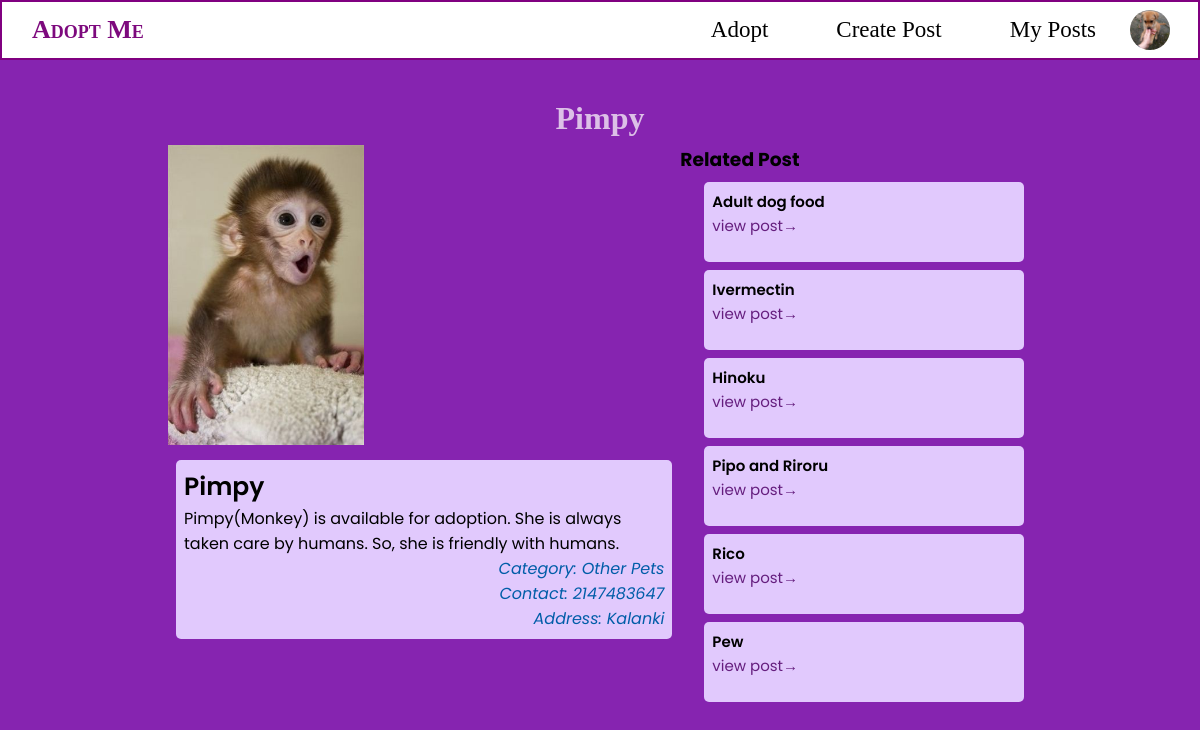
The page /help-detail.php?help_id=49 (signed in) on the database its author committed.
### tables this page shows
CREATE TABLE `pets` (
  `id` int(11) NOT NULL,
  `title` varchar(255) NOT NULL,
  `description` text NOT NULL,
  `location` varchar(255) NOT NULL,
  `contact` int(11) NOT NULL,
  `helper_id` int(10) UNSIGNED NOT NULL,
  `category` int(10) UNSIGNED DEFAULT NULL,
  `created_at` datetime NOT NULL DEFAULT current_timestamp(),
  `active` int(11) NOT NULL DEFAULT 1,
  `image` varchar(255) DEFAULT NULL
);

CREATE TABLE `pets_category` (
  `id` int(11) NOT NULL,
  `name` varchar(256) NOT NULL,
  `description` varchar(1000) DEFAULT NULL
);

### help-detail.php (the view, shortened to what this page needs)
<?php
include "./includes/function.php";
if (isset($_GET['help_id'])) :
    $help_id = $_GET['help_id'];
    $help_res = getPetById($help_id);
    if ($help_res->num_rows != 0) :
        while ($row = $help_res->fetch_object()) {
            $help = $row;
        }
    else :
        $_SESSION['message'] = array('type' => 'danger', 'msg' => 'Pet not found!');
        header('Location: /list.php');
        exit();
    endif;
else :
    $_SESSION['message'] = array('type' => 'danger', 'msg' => 'Pet not found!');
    header('Location: /list.php');
    exit();
endif;
?>
<!DOCTYPE html>
<html lang="en">
<head>
    <link rel="stylesheet" href="./styles/main.css">
    <link rel="stylesheet" href="./styles/nav.css">
    <link rel="stylesheet" href="./styles/list.css">
</head>
<body>
    <?php include("./partials/nav.php") ?>
    <div class="container">
        <div class="title">
            <h1><?= $help->title ?></h1>
        </div>
        <div class="data-section">
            <div class="render-section">
                <div class="">
                    <img src='<?= $help->image ?>' height="300">
                </div>
                <div class="">
                    <div class='help-item'>
                        <div class='help-title'>
                            <h3><?= $help->title ?></h3>
                        </div>
                        <div class='help-description'>
                            <p><?= $help->description ?></p>
                        </div>
                        <div class='help-meta help-meta-category'>
                            Category: <?php echoCategoryName($help->category); ?>
                        </div>
                        <div class='help-meta help-meta-contact'>
                            Contact: <?= $help->contact ?>
                        </div>
                        <div class='help-meta help-meta-location'>
                            Address: <?= $help->location ?>
                        </div>
                    </div>
                </div>
            </div>
            <div class="">
                <h3>Related Post</h3>
                <div class="related-helps">
                    <?php
                    $rel_helps = getRelatedDonations($cat = $help->category, $cur_help_id = $help->id);
                    foreach ($rel_helps as $help) {
                    ?>
                        <div class='help-item'>
                            <div class='help-title'>
                                <h3><?= $help['title'] ?></h3>
                            </div>
                            <div class="view-more"><a href="./help-detail.php?help_id=<?= $help['id'] ?>" class="">view post&rarr;</a></div>
                        </div>
                    <?php
                    }
                    ?>
                </div>
            </div>
        </div>
    </div>
</body>
</html>

### partials/nav.php (shortened to what this page needs)
<nav>
    <div class="nav-site-title">
        <a href="./index.php" class="nav-site-title">
            <div class="nav-title">Adopt Me</div>
        </a>
    </div>
    <div class="nav-links">
        <div class="nav-item">
            <a href="./list.php" class='nav-link'>
                Adopt
            </a>
        </div>
        <?php
        if (isAuthenticated() === true) :
        ?>
            <div class="nav-item">
                <a href="./new-help.php" class='nav-link'>
                    Create Post
                </a>
            </div>
            <div class="nav-item">
                <a href="./my-helps.php" class='nav-link'>
                    My Posts
                </a>
            </div>
            <div class="nav-item"><div class="nav">
        <div class="profile" onclick="menuToggle();">
            <img src="dog.jpg">
        </div>
    </div>
        </div>
        <?php endif ?>
    </div>
</nav>

### includes/function.php (shortened to what this page needs)
<?php
require_once('database.php');
function isAuthenticated()
{
    return isset($_SESSION['user']);
}
function getPetById($pet_id = NULL, $owner = NULL)
{
    global $conn;
    if ($pet_id !== "" && $pet_id !== NULL && $pet_id !== 0) {
        if ($owner == NULL) {
            $sql = $conn->prepare("SELECT * FROM `pets` WHERE `id` = ?");
            $sql->bind_param('i', $pet_id);
        } else {
            $sql = $conn->prepare("SELECT * FROM `pets` WHERE `id` = ? AND `helper_id` = ?");
            $sql->bind_param('ii', $pet_id, $owner);
        }
        $sql->execute();
        $help = $sql->get_result();
        return $help;
    } else {
        return NULL;
    }
}
function echoCategoryName($id = NULL)
{
    global $conn;
    $sql = $conn->prepare("SELECT `name` FROM pets_category WHERE id = ?");
    $sql->bind_param('i', $id);
    $sql->execute();
    $res = $sql->get_result();
    if ($res->num_rows !== 0) {
        while ($cat_name = $res->fetch_assoc()) {
            echo $cat_name['name'];
        }
    } else {
        echo $id;
    }
}
function getRelatedDonations($cat = NULL, $cur_help_id = NULL)
{
    $result = array();
    global $conn;
    $sql = $conn->prepare("SELECT * FROM pets WHERE category = ? AND active = 1 ORDER BY `pets`.`id` DESC LIMIT 10 ");
    $sql->bind_param("i", $cat);
    $sql->execute();
    $rows = $sql->get_result();
    while ($row = $rows->fetch_array()) {
        if ($row['id'] == $cur_help_id) {
            continue;
        }
        array_push($result, $row);
    }
    if ($rows->num_rows < 8) {
        $sql = $conn->prepare("SELECT * FROM pets WHERE active = 1 ORDER BY `pets`.`id` DESC LIMIT 7");
        $sql->execute();
        $new_res = $sql->get_result();
        while ($row = $new_res->fetch_array()) {
            if ($row['id'] == $cur_help_id || in_array($row, $result)) {
                continue;
            }
            array_push($result, $row);
        }
    }
    return $result;
}

### styles/main.css (style rules this page uses)
* { --primary: #a65bfc; --secondary: #c099e8; --primary-green: #227027; --secondary-green: #90f096; --primary-red: #a81b0e; --secondary-red: #ff7a73; --meta: rgb(0, 93, 168); --focus-light: rgba(163, 211, 226, 0.897); --primary-btn-active: #af58c3; padding: 0px; margin: 0px; font-family: "Poppins", "Segoe UI", Tahoma, Geneva, Verdana, sans-serif; box-sizing: border-box; }
.container { padding: 100px 10rem 0px 10rem; }
a { text-decoration: none; color: #651e7e; }
body { background: #a65bfc; }

### styles/nav.css (style rules this page uses)
nav { display: flex; padding: 0px 10px; justify-content: space-between; background-color: rgba(255, 255, 255, 1); z-index: 1; position: fixed; top: 0; left: 0; right: 0; outline: none; height: 60px; border: 2px solid purple; }
nav a { text-decoration: none; }
.nav-site-title { display: flex; justify-content: space-between; }
.nav-title { font-family: cursive; font-variant: small-caps; font-size: 26px; font-weight: bolder; color: rgb(125, 9, 125); cursor: pointer; padding: 0.5vh 0vw; margin-left: 20px; margin-top: auto; margin-bottom: auto; }
.nav-links { display: flex; }
.nav-item { margin: 0px 5px; padding: 1vh 2vw; text-align: center; top: 30%; margin-top: auto; margin-bottom: auto; border-radius: 15px; }
.nav-link { font-family: cursive; padding: 5px; font-size: 23px; color: black; }
* { margin: 0; padding: 0; }
body { background: #8624b0; }
.nav { position: fixed; top: 10px; right: 30px; }
.nav .profile { position: relative; width: 40px; height: 40px; border-radius: 50%; overflow: hidden; cursor: pointer; }
.nav .profile img { position: absolute; top: 0; left: 0; width: 100%; height: 100%; object-fit: cover; }

### styles/list.css (style rules this page uses)
.title { text-align: center; color: rgba(243, 233, 245, 0.795); align-content: center; }
.title h1 { font-family: cursive; }
.data-section { display: flex; flex-wrap: wrap; padding: 0.5em; }
.helplist-container, .related-helps { flex: 1 1 75%; height: 75vh; min-width: 60%; background-color: transparent; border-radius: 5px; overflow-y: scroll; padding: 0px 0px 0px 1rem; }
.render-section { min-width: 50%; flex: 1 1 50%; }
.help-item { min-height: 10vh; background-color: #e1c9fd; margin: 1vh; padding: 1vh; border-radius: 5px; }
.help-meta { font-style: italic; text-align: right; color: var(--meta); }
.help-title > * { font-weight: 600; font-size: 25px; }
.related-helps { max-width: 35ch; min-width: 35ch; }
.related-helps h3, .related-helps a { font-size: 15px; }

### rows shown on the page
pets: title "Pimpy", image (picture), description "Pimpy(Monkey) is available for adoption. She is always taken care by humans. So, she is friendly with humans.", contact "2147483647", location "Kalanki"
pets_category: name "Other Pets"
pets: title "Adult dog food"
pets: title "Ivermectin"
pets: title "Hinoku"
pets: title "Pipo and Riroru"
pets: title "Rico"
pets: title "Pew"
